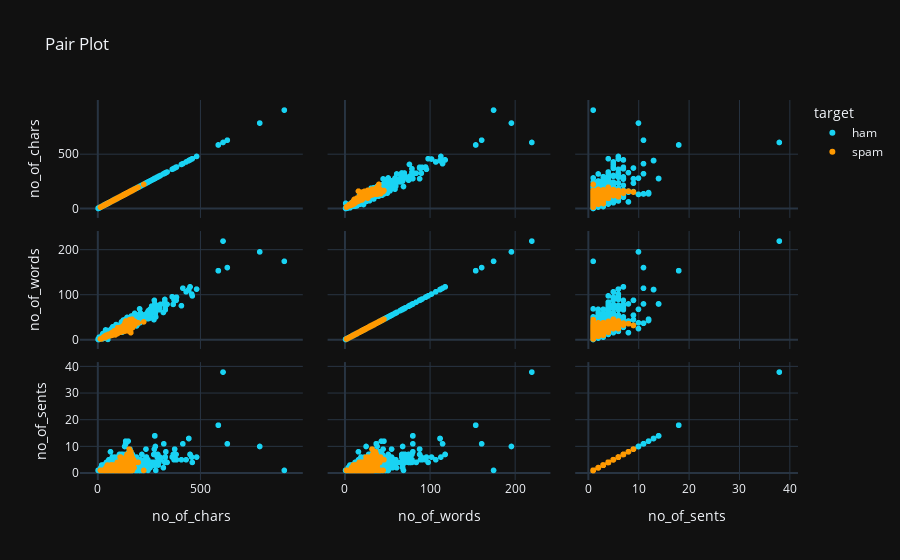

Notebook cell for this chart:
### Code cell
fig = px.scatter_matrix(df, dimensions=["no_of_chars", "no_of_words", "no_of_sents"], 
                        color = "target", template = 'plotly_dark', 
                        color_discrete_map = {'ham': '#19D3F3', 'spam': '#FF9900'},
                        title = "Pair Plot")
fig.show()

### Figure 1 — Plotly figure (JSON) as saved in the notebook; plotly's stock layout.template omitted (floating-point values rounded to 4 significant figures; data arrays with more than 128 entries replaced by an {"elided": "..."} marker saying what was removed)
{"data": [{"dimensions": [{"axis": {"matches": true}, "label": "no_of_chars", "values": {"elided": "4825 int values"}}, {"axis": {"matches": true}, "label": "no_of_words", "values": {"elided": "4825 int values"}}, {"axis": {"matches": true}, "label": "no_of_sents", "values": {"elided": "4825 int values"}}], "hovertemplate": "target=ham<br>%{xaxis.title.text}=%{x}<br>%{yaxis.title.text}=%{y}<extra></extra>", "legendgroup": "ham", "marker": {"color": "#19D3F3", "symbol": "circle"}, "name": "ham", "showlegend": true, "type": "splom"}, {"dimensions": [{"axis": {"matches": true}, "label": "no_of_chars", "values": {"elided": "747 int values"}}, {"axis": {"matches": true}, "label": "no_of_words", "values": {"elided": "747 int values"}}, {"axis": {"matches": true}, "label": "no_of_sents", "values": {"elided": "747 int values"}}], "hovertemplate": "target=spam<br>%{xaxis.title.text}=%{x}<br>%{yaxis.title.text}=%{y}<extra></extra>", "legendgroup": "spam", "marker": {"color": "#FF9900", "symbol": "circle"}, "name": "spam", "showlegend": true, "type": "splom"}], "layout": {"dragmode": "select", "legend": {"title": {"text": "target"}, "tracegroupgap": 0}, "title": {"text": "Pair Plot"}}}
